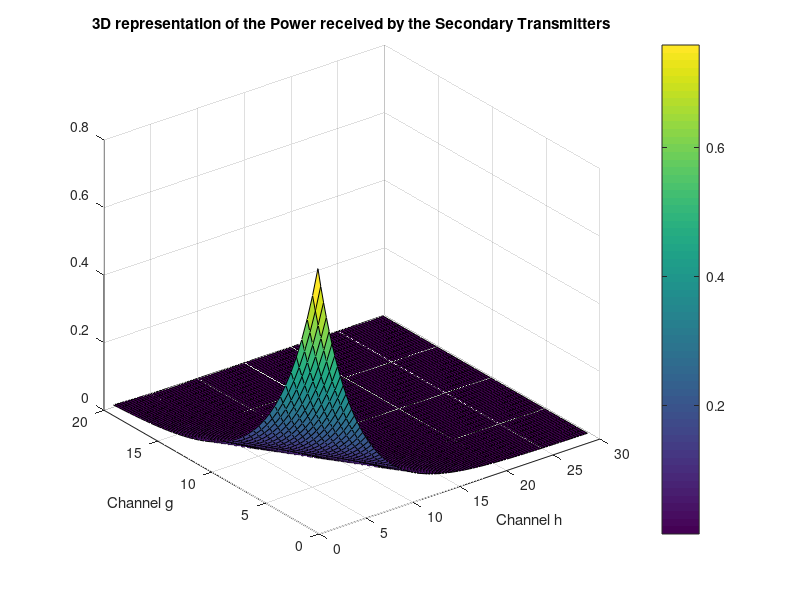

This chart was generated by the following MATLAB code:
clc
close all;
d=0.5; alpha=2;
r=1;
gamma_th=2^r-1; %%% Threshold for SNR detection 
sigma_g=d^-alpha; sigma_r=(1-d)^-alpha;  
[X,Y] = meshgrid(1:0.3:30,1:0.5:20);
Z = (1./sigma_g).*exp(-X./sigma_g).*(1./sigma_r).*exp(-Y./sigma_r);
%disp(Y)

PowerSource = 100;
Xparam = 1;
PowerSecondaryRCVR = alpha.*sqrt(PowerSource).*Xparam.*Z;
C=PowerSecondaryRCVR;
surf(X,Y,PowerSecondaryRCVR,C);
title('3D representation of the Power received by the Secondary Transmitters');
xlabel('Channel h')
ylabel('Channel g')
colorbar;

